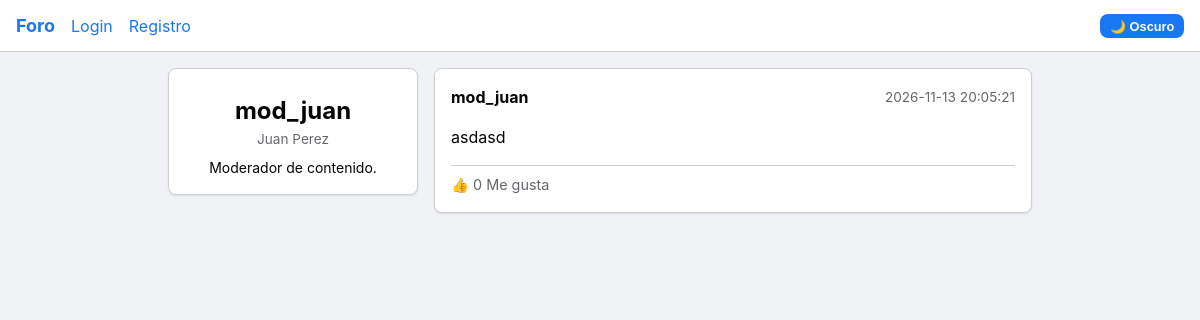
/perfil.php?u=mod_juan, run on the app's committed database.
### tables this page shows
CREATE TABLE
    `perfiles` (
        `id_perfil` int (11) NOT NULL,
        `usuario_id` int (11) NOT NULL,
        `usuario` varchar(50) NOT NULL,
        `nombre` varchar(100) NOT NULL,
        `apellido` varchar(100) NOT NULL,
        `telefono` varchar(20) DEFAULT NULL,
        `biografia` text DEFAULT NULL
    );

CREATE TABLE
    `publicaciones` (
        `id_publicacion` int (11) NOT NULL,
        `autor_id` int (11) NOT NULL,
        `contenido` text NOT NULL,
        `fecha_creacion` timestamp NULL DEFAULT current_timestamp(),
        `me_gusta` int (11) DEFAULT 0,
        `estado_visibilidad` enum ('visible', 'oculta') NOT NULL DEFAULT 'visible'
    );

### clases/Database.php (called while the page is built, shortened)
<?php
class Database
{
    private static $instancia = null;
    private $conexion;
    private function __construct()
    {
        $es_local = ($_SERVER['SERVER_NAME'] === 'localhost' || $_SERVER['SERVER_NAME'] === '127.0.1');
        if ($es_local) {
            $servidor = "localhost";
            $usuario_db = "root";
            $clave_db = "";
            $base_datos = "parcial2";
            $puerto = 3306;
        } else {
            $servidor = "sql306.infinityfree.com";
            $usuario_db = "if0_43221022";
            $clave_db = "lufqLpMyAVzbus";
            $base_datos = "if0_43221022_parcial2";
            $puerto = 3306;
        }
        $this->conexion = new mysqli($servidor, $usuario_db, $clave_db, $base_datos, $puerto);
    }
    public static function getInstance()
    {
        if (self::$instancia === null) {
            self::$instancia = new Database();
        }
        return self::$instancia;
    }
    public function getConexion()
    {
        return $this->conexion;
    }
}

### clases/Publicacion.php (called while the page is built, shortened)
<?php
class Publicacion
{
    private $db;
    public function __construct()
    {
        $this->db = Database::getInstance()->getConexion();
    }
    public function obtenerPublicacionesPerfil($usuario_id, $offset, $limite, $es_dueno = false, $rol_visitante = 'usuario', $usuario_actual_id = 0)
    {
        $sql = "SELECT id_publicacion, autor_id, contenido, fecha_creacion, estado_visibilidad,
                (SELECT COUNT(*) FROM likes l WHERE l.publicacion_id = publicaciones.id_publicacion) AS total_likes,
                (SELECT COUNT(*) FROM likes l WHERE l.publicacion_id = publicaciones.id_publicacion AND l.usuario_id = ?) AS dio_like
                FROM publicaciones
                WHERE autor_id = ?";
        if (!$es_dueno && !in_array($rol_visitante, ['admin', 'moderador'])) {
            $sql .= " AND estado_visibilidad = 'visible'";
        }
        $sql .= " ORDER BY fecha_creacion DESC LIMIT ? OFFSET ?";
        $stmt = $this->db->prepare($sql);
        $stmt->bind_param("iiii", $usuario_actual_id, $usuario_id, $limite, $offset);
        $stmt->execute();
        $res = $stmt->get_result()->fetch_all(MYSQLI_ASSOC);
        return $res;
    }
}

### perfil.php (the view, shortened to what this page needs)
<?php
require_once "clases/Database.php";
require_once "clases/Publicacion.php";
require_once "includes/header.php";
require_once "includes/nav.php";
$param = $_GET['u'] ?? $_SESSION['usuario_email'] ?? null;
$db = Database::getInstance()->getConexion();
$stmt = $db->prepare("SELECT u.id, u.email, p.usuario, p.nombre, p.apellido, p.biografia FROM usuarios u LEFT JOIN perfiles p ON u.id = p.usuario_id WHERE p.usuario = ? OR u.email = ?");
$stmt->bind_param("ss", $param, $param);
$stmt->execute();
$perfil = $stmt->get_result()->fetch_assoc();
$es_mi_perfil = (isset($_SESSION['usuario_id']) && $_SESSION['usuario_id'] == $perfil['id']);
$rol_visitante = $_SESSION['usuario_rol'] ?? 'usuario';
$usuario_actual_id = $_SESSION['usuario_id'] ?? 0;
$tab_actual = $_GET['tab'] ?? 'publicaciones';
$pagina = isset($_GET['pagina']) ? (int)$_GET['pagina'] : 1;
$limite = 5;
$offset = ($pagina - 1) * $limite;
$pubObj = new Publicacion();
$publicaciones = [];
if ($tab_actual === 'publicaciones') {
    $publicaciones = $pubObj->obtenerPublicacionesPerfil($perfil['id'], $offset, $limite, $es_mi_perfil, $rol_visitante, $usuario_actual_id);
}
$nombre_autor = $perfil['usuario'] ?? 'Usuario';
?>
<div class="flex gap-4" style="align-items: flex-start; flex-wrap: wrap;">
    <div style="flex: 0 0 250px; width: 100%;">
        <?php require "componentes/perfil_sidebar.php"; ?>
    </div>
    <div style="flex: 1; min-width: 300px;">
        <?php if ($tab_actual === 'publicaciones'): ?>
            <?php if (count($publicaciones) > 0): ?>
                <?php foreach ($publicaciones as $pub):
                    require "componentes/tarjeta_publicacion.php";
                endforeach; ?>
            <?php else: ?>
                <p class="text-muted" style="text-align: center;">No hay publicaciones.</p>
            <?php endif; ?>
        <?php elseif ($tab_actual === 'amigos' && $es_mi_perfil): ?>
            <?php require "componentes/lista_amigos.php"; ?>
        <?php endif; ?>
    </div>
</div>
<?php require_once "includes/footer.php"; ?>

### componentes/perfil_sidebar.php (shortened to what this page needs)
<?php
$perfil = $perfil ?? [];
?>
<aside class="card" style="text-align: center;">
    <h2 class="mt-2"><?php echo htmlspecialchars($perfil['usuario'] ?? 'Sin perfil'); ?></h2>
    <p class="text-muted"><?php echo htmlspecialchars(($perfil['nombre'] ?? '') . " " . ($perfil['apellido'] ?? '')); ?></p>
    <p class="text-sm mt-2"><?php echo nl2br(htmlspecialchars($perfil['biografia'] ?? '')); ?></p>
</aside>

### componentes/tarjeta_publicacion.php (shortened to what this page needs)
<?php
$pub = $pub ?? [];
$rol_visitante = $rol_visitante ?? 'usuario';
$nombre_autor = $nombre_autor ?? 'Usuario';
$redirigir = $redirigir ?? 'index.php';
$es_oculta = isset($pub['estado_visibilidad']) && $pub['estado_visibilidad'] === 'oculta';
$es_moderador = in_array($rol_visitante, ['admin', 'moderador']);
$border_style = ($es_oculta && $es_moderador) ? 'border-color: var(--danger-color); border-width: 2px;' : '';
$total_likes = $pub['total_likes'] ?? 0;
$dio_like = $pub['dio_like'] ?? 0;
$url_autor = BASE_URL . "perfil.php?u=" . urlencode($pub['usuario'] ?? $nombre_autor);
?>
<article class="card" style="<?php echo $border_style; ?>">
    <header class="flex justify-between items-center mb-4">
        <strong>
            <a href="<?php echo $url_autor; ?>" style="color: var(--text-main); text-decoration: none;">
                <?php echo htmlspecialchars($nombre_autor); ?>
            </a>
        </strong>
        <small class="text-muted"><?php echo htmlspecialchars($pub['fecha_creacion'] ?? ''); ?></small>
    </header>
    <div style="word-wrap: break-word; margin-bottom: 1rem;">
        <p><?php echo nl2br(htmlspecialchars($pub['contenido'])); ?></p>
    </div>
    <footer class="flex items-center gap-4" style="border-top: 1px solid var(--border-color); padding-top: 0.5rem;">
        <?php if (isset($_SESSION['usuario_id'])): ?>
            <form method="POST" action="<?php echo BASE_URL; ?>procesar_like.php" style="display:inline; margin: 0;">
                <input type="hidden" name="id_publicacion" value="<?php echo $pub['id_publicacion']; ?>">
                <input type="hidden" name="redirigir" value="<?php echo htmlspecialchars($redirigir); ?>">
                <button type="submit" class="btn" style="background: none; border: none; color: <?php echo $dio_like ? 'var(--primary-color)' : 'var(--text-muted)'; ?>; font-size: 0.9rem; cursor: pointer; padding: 0; font-weight: <?php echo $dio_like ? 'bold' : 'normal'; ?>;">
                    👍 <?php echo $total_likes; ?> Me gusta
                </button>
            </form>
        <?php else: ?>
            <span class="text-muted" style="font-size: 0.9rem;">👍 <?php echo $total_likes; ?> Me gusta</span>
        <?php endif; ?>
    </footer>
</article>

### css/global.css (style rules this page uses)
:root { --bg-body: #f0f2f5; --bg-card: #ffffff; --bg-nav: #ffffff; --text-main: #050505; --text-muted: #65676b; --border-color: #ced0d4; --primary-color: #1877f2; --primary-hover: #166fe5; --danger-color: #fa383e; --success-color: #00a400; --border-radius: 8px; --shadow-sm: 0 1px 2px rgba(0, 0, 0, 0.1); --shadow-md: 0 2px 4px rgba(0, 0, 0, 0.1); }
* { box-sizing: border-box; margin: 0; padding: 0; }
body { background-color: var(--bg-body); color: var(--text-main); font-family: -apple-system, BlinkMacSystemFont, "Segoe UI", Roboto, Helvetica, Arial, sans-serif; line-height: 1.5; transition: background-color 0.3s, color 0.3s; }
a { color: var(--primary-color); text-decoration: none; }
.flex { display: flex; }
.items-center { align-items: center; }
.justify-between { justify-content: space-between; }
.gap-4 { gap: 1rem; }
.mt-2 { margin-top: 0.5rem; }
.mb-4 { margin-bottom: 1rem; }
.card { background-color: var(--bg-card); border: 1px solid var(--border-color); border-radius: var(--border-radius); box-shadow: var(--shadow-sm); padding: 1rem; margin-bottom: 1rem; }
.text-muted { color: var(--text-muted); font-size: 0.85rem; }
.text-sm { font-size: 0.875rem; }

### data on the page
perfiles: usuario "mod_juan", nombre+apellido "Juan Perez", biografia "Moderador de contenido."
publicaciones: fecha_creacion "2026-11-13 20:05:21", contenido "asdasd", total_likes "0"
